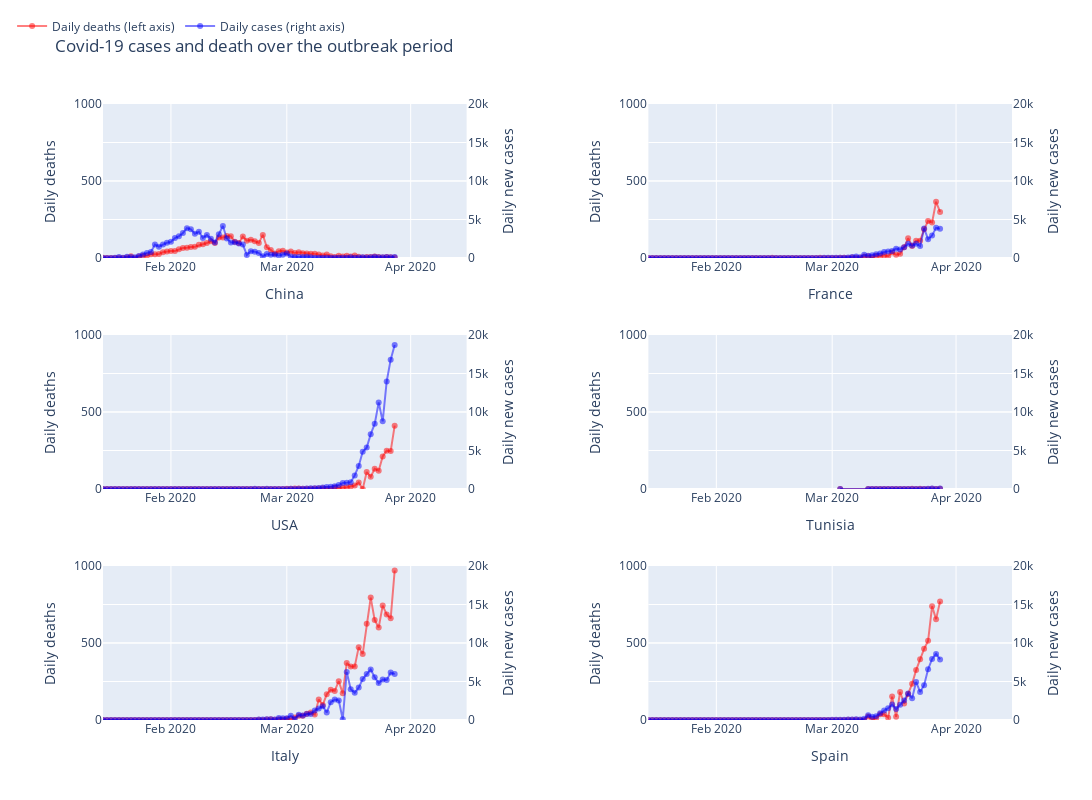

The notebook cell saved with this chart:
### Code cell
# Add traces
trace1 = go.Scatter(
        x=df_china.index, 
        y=df_china['deaths'],
        mode='lines+markers',
        name='Daily deaths (left axis)',
        line_color='rgba(256, 0, 0, .5)',
)
trace2 = go.Scatter(
        x=df_china.index, 
        y=df_china['cases'],
        mode='lines+markers',
        name='Daily cases (right axis)',
        line_color='rgba(0, 0, 256, .5)',
        yaxis='y2'
)
trace3 = go.Scatter(
        x=df_france.index, 
        y=df_france['deaths'],
        mode='lines+markers',
        name='Daily deaths',
        showlegend=False,
        line_color='rgba(256, 0, 0, .5)',
        xaxis='x2',
        yaxis='y3'
)
trace4 = go.Scatter(
        x=df_france.index, 
        y=df_france['cases'],
        mode='lines+markers',
        name='Daily cases',
        line_color='rgba(0, 0, 256, .5)',
        xaxis='x2',
        yaxis='y4',
        showlegend=False,
)
trace5 = go.Scatter(
        x=df_usa.index, 
        y=df_usa['deaths'],
        mode='lines+markers',
        name='Daily deaths',
        line_color='rgba(256, 0, 0, .5)',
        xaxis='x3',
        yaxis='y5',
        showlegend=False,
)
trace6 = go.Scatter(
        x=df_usa.index, 
        y=df_usa['cases'],
        mode='lines+markers',
        name='Daily cases',
        line_color='rgba(0, 0, 256, .5)',
        xaxis='x3',
        yaxis='y6',
        showlegend=False,
)
trace7 = go.Scatter(
        x=df_tunisia.index, 
        y=df_tunisia['deaths'],
        mode='lines+markers',
        name='Daily deaths',
        line_color='rgba(256, 0, 0, .5)',
        xaxis='x4',
        yaxis='y7',
        showlegend=False,
)
trace8 = go.Scatter(
        x=df_tunisia.index, 
        y=df_tunisia['cases'],
        mode='lines+markers',
        name='Daily cases',
        line_color='rgba(0, 0, 256, .5)',
        xaxis='x4',
        yaxis='y8',
        showlegend=False,
)


trace9 = go.Scatter(
        x=df_italy.index, 
        y=df_italy['deaths'],
        mode='lines+markers',
        name='Daily deaths',
        line_color='rgba(256, 0, 0, .5)',
        xaxis='x5',
        yaxis='y9',
        showlegend=False,
)

trace10 = go.Scatter(
        x=df_italy.index, 
        y=df_italy['cases'],
        mode='lines+markers',
        name='Daily cases',
        line_color='rgba(0, 0, 256, .5)',
        xaxis='x5',
        yaxis='y10',
        showlegend=False,
)

trace11 = go.Scatter(
        x=df_spain.index, 
        y=df_spain['deaths'],
        mode='lines+markers',
        name='Daily deaths',
        line_color='rgba(256, 0, 0, .5)',
        xaxis='x6',
        yaxis='y11',
        showlegend=False,
)
trace12 = go.Scatter(
        x=df_spain.index, 
        y=df_spain['cases'],
        mode='lines+markers',
        name='Daily cases',
        line_color='rgba(0, 0, 256, .5)',
        xaxis='x6',
        yaxis='y12',
        showlegend=False,
)

data = [trace1, trace2, trace3, trace4, trace5, trace6, trace7, trace8, trace9, trace10, trace11, trace12]

layout = go.Layout(
    title='Covid-19 cases and death over the outbreak period',
    legend=dict(x=-.1, y=1.15, orientation="h"), 
    width=1100,
    height=800,
    
    # Top left
    xaxis=dict(
        title='China',
        domain=[0, 0.4],
        range=['2020-01-15', '2020-04-15'],
    ),
    yaxis=dict(
        title='Daily deaths',
        #type='log',
        range=[0,1000],
        domain=[0.75, 1],
        anchor='x'
    ),
    yaxis2=dict(
        title = 'Daily new cases',
        #type='log',
        range=[0,20000],
        overlaying='y',
        side='right'
    ),
    

    # Top right
    xaxis2=dict(
        title='France',
        range=['2020-01-15', '2020-04-15'],
        domain=[0.6, 1.0],
        anchor='y3'
    ),
    yaxis3=dict(
        #type='log',
        title = 'Daily deaths',
        domain=[0.75, 1],
        anchor='x2',
        range=[0,1000],

    ),
    yaxis4=dict(
        title = 'Daily new cases',
        domain=[0.6, 1.0],
        overlaying='y3',
        range=[0,20000],
        side='right',
        anchor='x2'
    ),

    # middle left
    xaxis3=dict(
        title='USA',
        range=['2020-01-15', '2020-04-15'],
        domain=[0, 0.4],
        anchor='y5'
    ),
    yaxis5=dict(
        #type='log',
        title = 'Daily deaths',
        domain=[0.375, 0.625],
        range=[0,1000],
        anchor='x3'
    ),
    yaxis6=dict(
        title = 'Daily new cases',
        domain=[0.375, 0.625],
        overlaying='y5',
        range=[0,20000],
        side='right',
        anchor='x3'
    ),

    # middle right
    xaxis4=dict(
        title='Tunisia',
        range=['2020-01-15', '2020-04-15'],
        domain=[0.6, 1.0],
        anchor='y7'
    ),
    yaxis7=dict(
        #type='log',
        title = 'Daily deaths',
        domain=[0.375, 0.625],
        range=[0,1000],
        anchor='x4'
    ),
    yaxis8=dict(
        title = 'Daily new cases',
        domain=[0.375, 0.625],
        overlaying='y7',
        range=[0,20000],
        side='right',
        anchor='x4'
    ),
    
    # Bottom left
    xaxis5=dict(
        title='Italy',
        range=['2020-01-15', '2020-04-15'],
        domain=[0, 0.4],
        anchor='y9'
    ),
    yaxis9=dict(
        #type='log',
        title = 'Daily deaths',
        domain=[0, 0.25],
        range=[0,1000],
        anchor='x5'
    ),
    yaxis10=dict(
        title = 'Daily new cases',
        domain=[0, 0.25],
        overlaying='y9',
        range=[0,20000],
        side='right',
        anchor='x5'
    ),
    
    # Bottom bottom right
    xaxis6=dict(
        title='Spain',
        range=['2020-01-15', '2020-04-15'],
        domain=[0.6, 1.0],
        anchor='y11'
    ),
    yaxis11=dict(
        #type='log',
        title = 'Daily deaths',
        domain=[0, 0.25],
        range=[0,1000],
        anchor='x6'
    ),
    yaxis12=dict(
        title = 'Daily new cases',
        domain=[0, 0.25],
        overlaying='y11',
        range=[0,20000],
        side='right',
        anchor='x6'
    )
    
)
fig = go.Figure(data=data, layout=layout)


fig.show()
